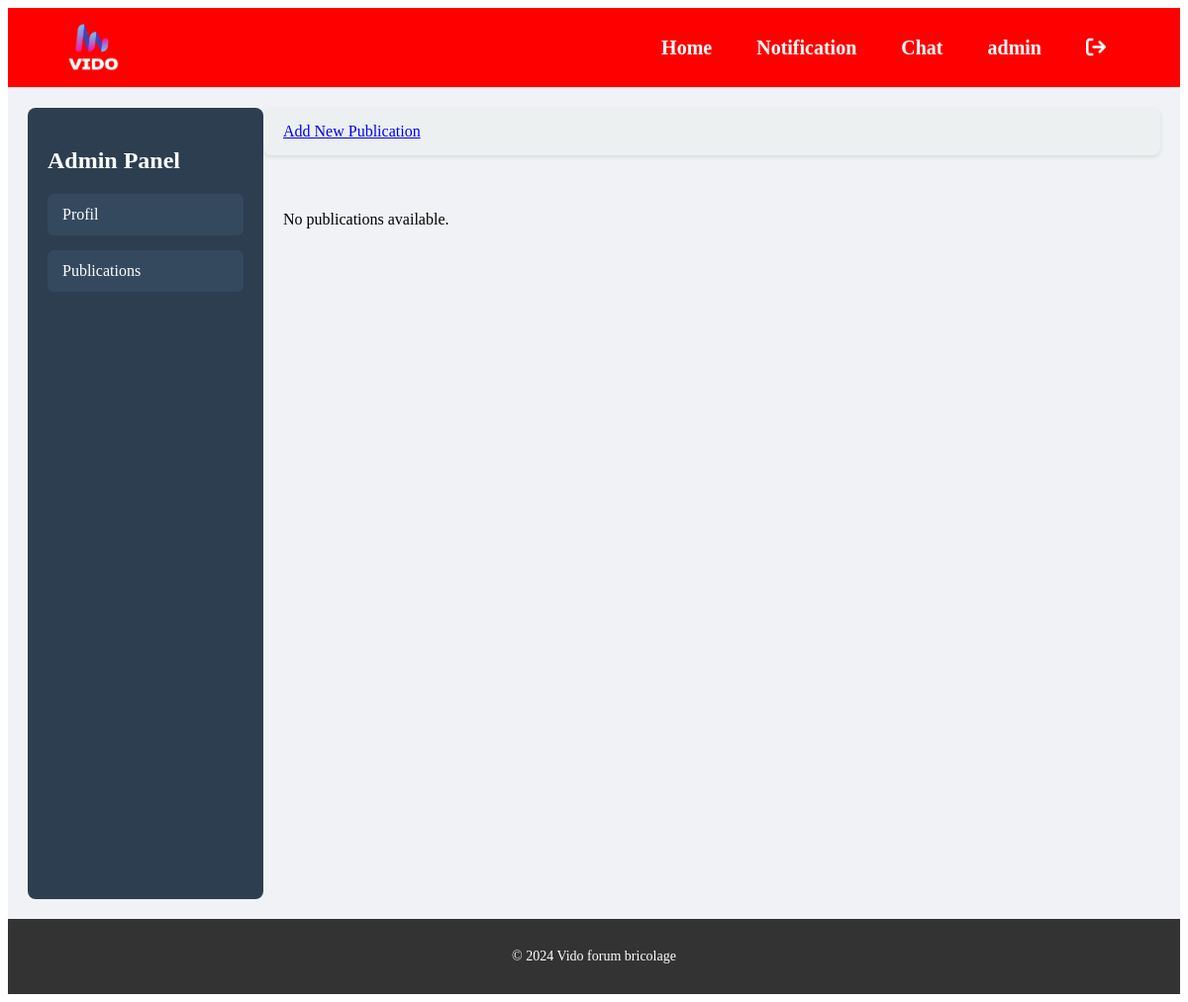
Page /blog_profil/admin/ (signed in) on the earlier database version.
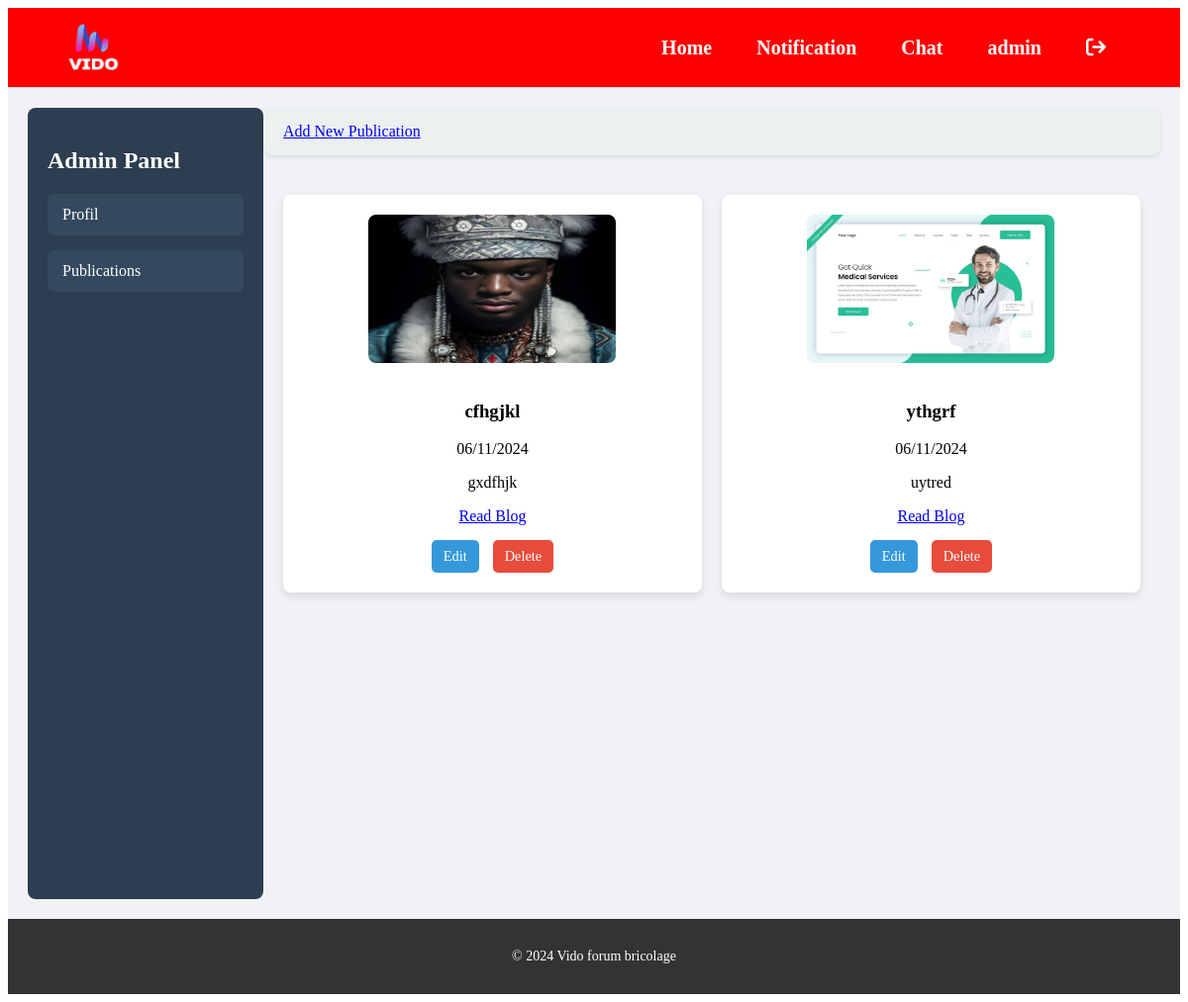
Same page on the later database version.
### blog_profil/models.py (models this page shows, shortened)
class Publication(models.Model):
    title = models.CharField(max_length=100)
    tag = models.CharField(max_length=100)
    description = models.TextField()
    image = models.ImageField(upload_to='images/', blank=True, null=True)
    created_at = models.DateTimeField(auto_now_add=True)  # Défini lors de la création
    updated_at = models.DateTimeField(auto_now=True)      # Mis à jour à chaque modification
    published_at = models.DateTimeField(auto_now_add=True)  # Défini lors de la création
    author = models.ForeignKey(User, on_delete=models.CASCADE)

### blog_profil/views.py (the view)
# urls.py: path('admin/', admin_page, name='admin_page'),
def admin_page(request):
    publications = Publication.objects.filter(author=request.user)  # Affiche seulement les publications de l'utilisateur connecté
    return render(request, 'admin.html', {'publications': publications})

### templates/admin.html (shortened to what this page needs)
{% extends "base.html" %}
{% load static %}
{% block head %}
<link rel="stylesheet" href="{% static 'css/admin.css' %}">
{% endblock %}
{% block content %}
<div class="main-content">
    <aside class="sidebar">
        <h2>Admin Panel</h2>
        <a href="javascript:void(0);" onclick="showSection('profil-section')">Profil</a>
        <a href="javascript:void(0);" onclick="showSection('publications-section')">Publications</a>
    </aside>
    <section class="content-container" id="publications-section">
        <div class="bar-option">
            <a href="{% url 'add_publication' %}" class="btn btn-add">Add New Publication</a>
        </div>
        <div class="publication-list">
            {% if publications %}
            {% for publication in publications %}
            <div class="publication-card">
                <div class="publication-image">
                    {% if publication.image %}
                    <img src="{{ publication.image.url }}" alt="{{ publication.title }}" style="height: 150px; width: 250px;">
                    {% else %}
                    <img src="{% static 'img/default.jpg' %}" alt="Default Image" style="height: 150px; width: 250px;">
                    {% endif %}
                </div>
                <div class="publication-details">
                    <h3 class="publication-title">{{ publication.title }}</h3>
                    <p class="publication-date">{{ publication.created_at|date:"d/m/Y" }}</p>
                    <p class="publication-description">{{ publication.description|truncatewords:20 }}</p>
                    <a href="#" class="read-more">Read Blog</a>
                </div>
                <div class="publication-actions">
                    <a href="{% url 'edit_publication' publication.id %}" class="btn btn-edit">Edit</a>
                    <a href="{% url 'delete_publication' publication.id %}" class="btn btn-delete"
                        onclick="return confirm('Are you sure you want to delete this publication?');">Delete</a>
                </div>
            </div>
            {% endfor %}
            {% else %}
            <p class="no-publications">No publications available.</p>
            {% endif %}
        </div>
    </section>
</div>
{% endblock %}

Differences in the rows shown:
added Publication: image (picture), title "cfhgjkl", created_at "06/11/2024", description "gxdfhjk"
added Publication: image (picture), title "ythgrf", created_at "06/11/2024", description "uytred"
Other differences:
text no longer shown: "No publications available."
